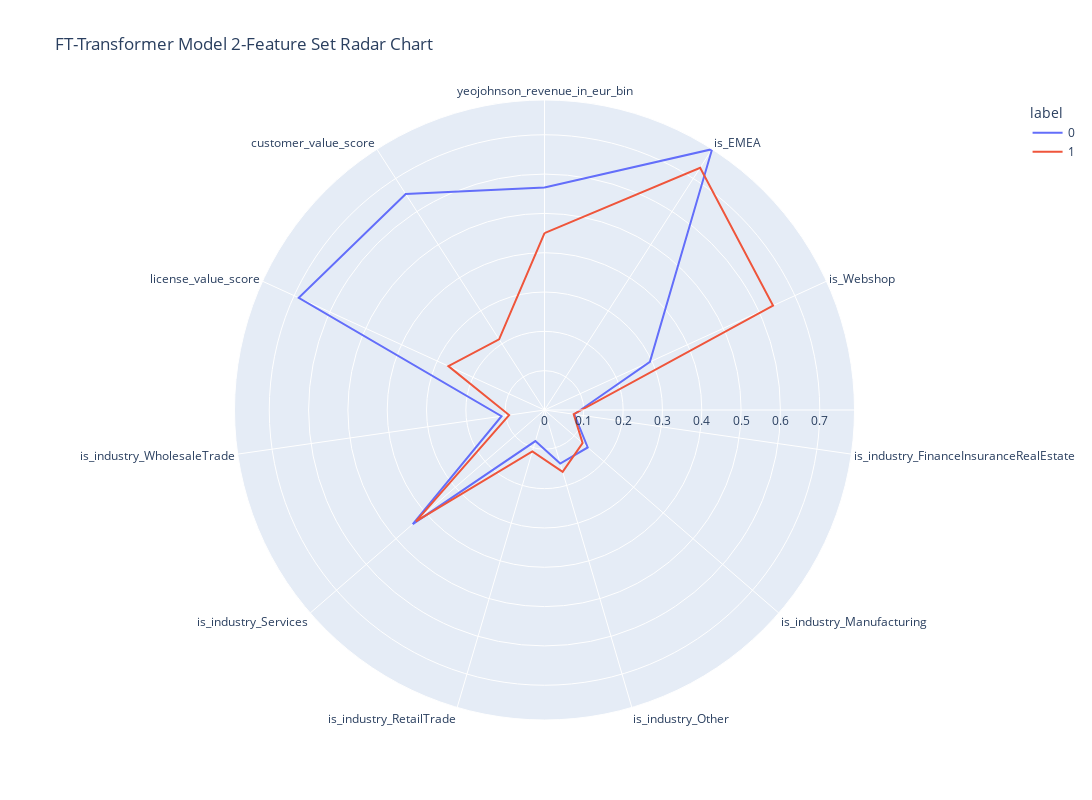

Notebook cell for this chart:
### Code cell
polar=clusters.groupby("label").mean().reset_index()
polar=pd.melt(polar,id_vars=["label"])
fig = px.line_polar(polar, r="value", theta="variable", color="label", 
                    line_close=True,
                    height=800,
                    width=1400, 
                    title="FT-Transformer Model 2-Feature Set Radar Chart")
fig.show()

### Figure 1 — Plotly figure (JSON) as saved in the notebook; plotly's stock layout.template omitted (floating-point values rounded to 4 significant figures)
{"data": [{"hovertemplate": "label=0<br>value=%{r}<br>variable=%{theta}<extra></extra>", "legendgroup": "0", "line": {"color": "#636efa", "dash": "solid"}, "marker": {"symbol": "circle"}, "mode": "lines", "name": "0", "r": [0.5657, 0.7884, 0.2947, 0.07651, 0.1454, 0.1419, 0.08236, 0.4434, 0.1104, 0.6871, 0.653, 0.5657], "showlegend": true, "subplot": "polar", "theta": ["yeojohnson_revenue_in_eur_bin", "is_EMEA", "is_Webshop", "is_industry_FinanceInsuranceRealEstate", "is_industry_Manufacturing", "is_industry_Other", "is_industry_RetailTrade", "is_industry_Services", "is_industry_WholesaleTrade", "license_value_score", "customer_value_score", "yeojohnson_revenue_in_eur_bin"], "type": "scatterpolar"}, {"hovertemplate": "label=1<br>value=%{r}<br>variable=%{theta}<extra></extra>", "legendgroup": "1", "line": {"color": "#EF553B", "dash": "solid"}, "marker": {"symbol": "circle"}, "mode": "lines", "name": "1", "r": [0.4497, 0.7323, 0.6389, 0.07503, 0.1282, 0.1637, 0.1095, 0.4326, 0.09098, 0.2688, 0.2136, 0.4497], "showlegend": true, "subplot": "polar", "theta": ["yeojohnson_revenue_in_eur_bin", "is_EMEA", "is_Webshop", "is_industry_FinanceInsuranceRealEstate", "is_industry_Manufacturing", "is_industry_Other", "is_industry_RetailTrade", "is_industry_Services", "is_industry_WholesaleTrade", "license_value_score", "customer_value_score", "yeojohnson_revenue_in_eur_bin"], "type": "scatterpolar"}], "layout": {"height": 800, "legend": {"title": {"text": "label"}, "tracegroupgap": 0}, "polar": {"angularaxis": {"direction": "clockwise", "rotation": 90}, "domain": {"x": [0, 1], "y": [0, 1]}}, "title": {"text": "FT-Transformer Model 2-Feature Set Radar Chart"}, "width": 1400}}
